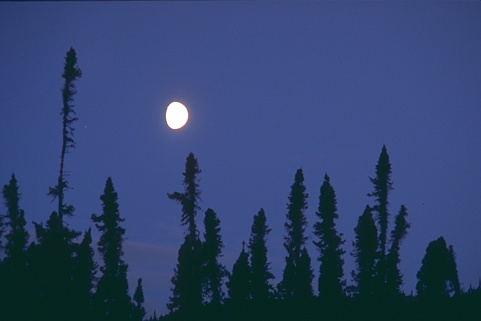
#> input picture Experiments/Image Segmentation exp/thirdRound -/Image4/238011.jpg, 481 x 321 px
$ jupyter execute __POCS_workingWithVQ.ipynb
#> lines starting #> are read from the running program, lines starting #| are printed output that depends on the picture
[cell 1]
import numpy as np
# import random
import math
from matplotlib import pyplot as plt
from sklearn.datasets.samples_generator import make_blobs
import time
import pandas as pd
from scipy.spatial.distance import cdist
from sklearn.utils import shuffle
import cv2 as cv
from sklearn.utils.extmath import row_norms
from sklearn.utils.extmath import row_norms, squared_norm, stable_cumsum
import scipy.sparse as sp
from sklearn.metrics.pairwise import euclidean_distances
np.random.seed(5)

[cell 2]
# intialize random member ship
# [8 lines left out: function initializeMembershipMatrix, not called in this run]

[cell 3]
def updateMembershipValue3_2(v,val):
    distances = cdist(val, v,metric='euclidean')
    return distances

[cell 4]
def CalculateWeightValues(cluster_center,val,q):
    membership=[]
    distances = cdist(val, cluster_center,metric='euclidean')[:,q]
    sumdistance=np.sum(distances)
    membership= distances/sumdistance
    return membership

[cell 5]
# [5 lines left out: function CalculateWeightValuesByIndex, not called in this run]

[cell 6]
# [92 lines left out: function _k_init, not called in this run]

[cell 7]
img=cv.imread('238011.jpg')
#> img is the input picture: shape (321, 481, 3); mean B, G, R 110, 67.4, 48.4
img=cv.cvtColor(img,cv.COLOR_BGR2RGB)

plt.imshow(img)
plt.xticks([])
plt.yticks([])
plt.grid(False)
plt.show()
pic=cv.cvtColor(img,cv.COLOR_RGB2LUV)
#> pic: shape (321, 481, 3); mean of channels 0, 1, 2 73, 90.2, 101.5
plt.imshow(pic)

[cell 8]
#resize the image
img = cv.resize(pic, dsize=(200, 200))
#> img: shape (200, 200, 3); mean of channels 0, 1, 2 72.9, 90.1, 101.4

#
# rearange the image array with the block size of four
#

i=0
j=0
luv=[]

for h in range(100):
    j=0
    for k in range(100):
        luv.append([
            [img[i,j,0],img[i+1,j,0],img[i,j+1,0],img[i+1,j+1,0]],
            [img[i,j,1],img[i+1,j,1],img[i,j+1,1],img[i+1,j+1,1]],
            [img[i,j,2],img[i+1,j,2],img[i,j+1,2],img[i+1,j+1,2]]
        ])

        j=j+2
    i=i+2
#> after the loop, i = 200; luv = 10000 items

luva=np.reshape(np.array(luv),(100,100,3,4))
print('luva.shape',luva.shape)
#| luva.shape (100, 100, 3, 4)

# re-asign the new array format to the image
pic=luva
print('pic.shape',pic.shape)
#| pic.shape (100, 100, 3, 4)

pic_n = pic.reshape(pic.shape[0]*pic.shape[1]* pic.shape[2], pic.shape[3])
print('pic_n.shape',pic_n.shape)
#| pic_n.shape (30000, 4)

x=pic_n

[cell 9]
def generateRandomCenters(c,x):
    centers=[]
    _min= (np.min(x))
    _max= (np.max(x))
    t= np.mean(x,axis=0)
    for i in range(c):
        centers.append( t + 0.01*i)
    return np.asarray(centers)

[cell 10]
import time
timearray=[]
segementedImg=[]

clusterssize=[2,3,4,5,6,7,8,9,10]
error=[]

[cell 11]
for cluster in clusterssize:

    #initialize centers
    v= generateRandomCenters(cluster,x)

    # update membership
    w=updateMembershipValue3_2(v,x)
    ny=np.argmin(w,axis=1)


    start=time.time()

    for t in range(50):
#         print('\t\t',t)

        for q in range(cluster):


            val=x[ny == q,:]


            if(val.shape[0]!=0):

                weight=CalculateWeightValues(v,val,q)

                v[q]= v[q]+np.dot(weight,val-v[q])


        w=updateMembershipValue3_2(v,x)
        ny=np.argmin(w,axis=1)

    timearray.append(time.time()-start)

    label=ny
    pic2show = v[label]

    cluster_pic = pic2show.reshape(pic.shape[0],pic.shape[1], pic.shape[2], pic.shape[3])
    error.append(np.linalg.norm(pic-cluster_pic))

    print(cluster)
#> this loop made 9 passes

[cell 12]
#convert back the clustered image to the original form
#decoding

temp=np.zeros((200,200,3))
i=0
j=0
for h in range(100):
    j=0
    for k in range(100):
        val=cluster_pic[h,k,:,:]

        temp[i,j,0]=val[0][0]
        temp[i+1,j,0]=val[0][1]
        temp[i,j+1,0]=val[0][2]
        temp[i+1,j+1,0]=val[0][3]

        temp[i,j,1]=val[1][0]
        temp[i+1,j,1]=val[1][1]
        temp[i,j+1,1]=val[1][2]
        temp[i+1,j+1,1]=val[1][3]

        temp[i,j,2]=val[2][0]
        temp[i+1,j,2]=val[2][1]
        temp[i,j+1,2]=val[2][2]
        temp[i+1,j+1,2]=val[2][3]

        j=j+2
    i=i+2
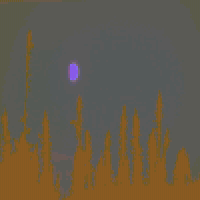
#> temp: shape (200, 200, 3) float64; mean of channels 0, 1, 2 73.7, 90.9, 100.9; drawn as B, G, R


temp=cv.cvtColor((temp).astype('uint8'),cv.COLOR_LUV2RGB)
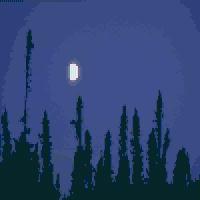
#> temp: shape (200, 200, 3); mean R, G, B 46.3, 66.6, 110.9
plt.imshow(temp)
plt.xticks([])
plt.yticks([])
plt.imshow(temp)
plt.savefig('POCS_SegementdIMg.jpg')
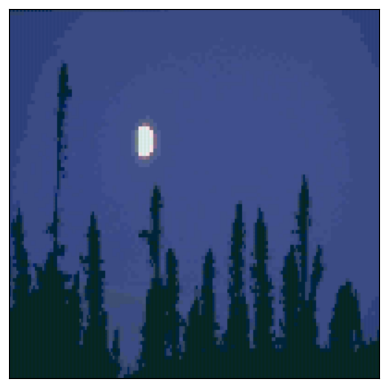
#> figure drawn by matplotlib, 1 panel
plt.show()

[cell 13]
plt.xlabel('Number of Clusters')
plt.ylabel('Error')
plt.plot(clusterssize,error)
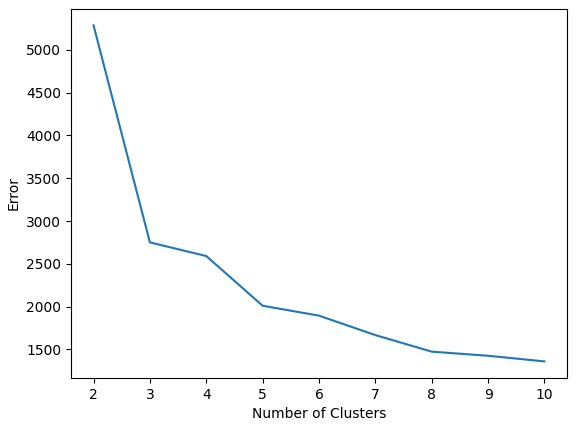
#> figure drawn by matplotlib, 1 panel

[cell 14]
plt.xlabel('Number of Clusters')
plt.ylabel('Time [Sec]')

plt.plot(np.arange(2,11,1),timearray)
np.savetxt("POCS_error.csv", error, delimiter=",")
np.savetxt("POCS_timearray.csv", timearray, delimiter=",")
np.savetxt("POCS_segementedImg.csv", segementedImg, delimiter=",")
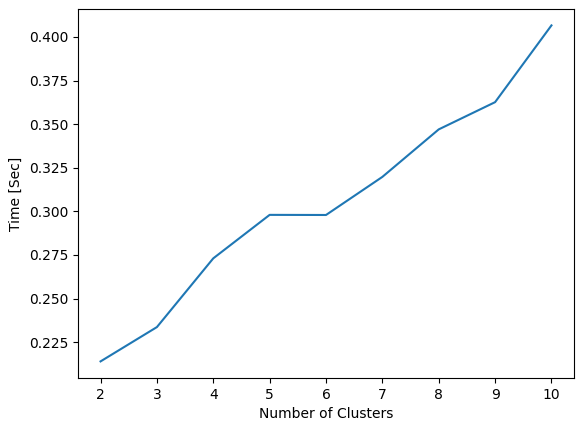
#> figure drawn by matplotlib, 1 panel

[cell 15]
error
#> Out = [5286.3, 2750.5, 2590.9, 2009.9, 1894.4, 1667.2, 1473.6, 1425.5, 1359.7]
